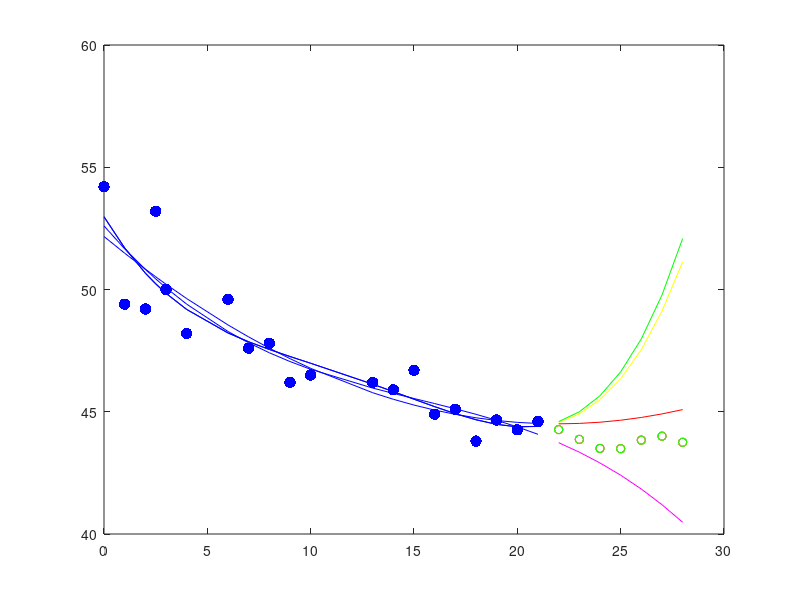

This figure's MATLAB source:
%% CTB1_400metree
% Fit of 1st, 2nd, 3rd, and 4th order polynomial to
% the 400 metre sprint data
% We will use 10-fold cross-validation to choose the 'best'
% polynomial order which has lowers error
clear all;close all;
%%
load olympics.mat
%% rescale data
% why do we have to rescale data? worked for first 3 orders
x = male400(:,1);
x = [x - x(1)];
x = [x]./x(2);
%%
xtrain = x(1:20,1); %attributes
ttrain= male400(1:20,2); %target labels
xtest = x(21:end,1); %attributes
ttest= male400(21:end,2); %target labels
plot(xtrain,ttrain,'bo')
hold on;
plot(xtest,ttest,'ro')
hold off;%%
%%
fc = ones(size(xtrain));
fc_test = ones(size(xtest));
X = [fc xtrain];
Xtest = [fc_test xtest];
%% compute model parameters
w = inv(X'*X)*X'*ttrain;
%% model predictions
mpred_test = w'*Xtest';
%%
compare = [ttest mpred_test' ttest-mpred_test'];
%%
plot(xtrain,ttrain,'b.','markersize', 25);
hold on;
plot(xtrain, w'*X','b');
plot(xtest,ttest,'ro');
plot(xtest,mpred_test,'red');
hold off;
%% Polynomial Order of 2
% Changing data to order of 2
X2 = [fc xtrain xtrain.^2];
Xtest2 = [fc_test xtest xtest.^2];
%% compute model parameters ^2
w2 = inv(X2'*X2)*X2'*ttrain; 
%% model predictions
mpred_test2 = w2'*Xtest2';
%%
compare2 = [ttest mpred_test2' ttest-mpred_test2'];
%%
plot(xtrain,ttrain,'b.','markersize', 25); %plotting training data as scatterplot (blue)
hold on;
plot(xtrain, w2'*X2','b'); % plotting line of best fit (2nd order) to training data (blue)
plot(xtest,ttest,'ro'); % plotting test data as scatterplot (red circles)
plot(xtest,mpred_test2,'red'); % plotting line of best fit (2nd order) to test data (red)
%% Polynomial Order of 3
% Changing data to order of 3
X3 = [X2 xtrain.^3];
Xtest3 = [Xtest2 xtest.^3];
%% compute model parameters ^3
w3 = inv(X3'*X3)*X3'*ttrain; 
%% model predictions
mpred_test3 = w3'*Xtest3';
%%
compare3 = [ttest mpred_test3' ttest-mpred_test3'];
%%
plot(xtrain,ttrain,'b.','markersize', 25); %plotting training data as scatterplot (blue)
hold on;
plot(xtrain, w3'*X3','b'); % plotting line of best fit (3rd order) to training data (blue)
plot(xtest,ttest,'mo'); % plotting test data as scatterplot (red circles)
plot(xtest,mpred_test3,'m'); % plotting line of best fit (3rd order) to test data (red)
%% Polynomial Order of 4
% Changing data to order of 4
X4 = [fc xtrain xtrain.^2 xtrain.^3 xtrain.^4];
Xtest4 = [fc_test xtest xtest.^2 xtest.^3 xtest.^4];
%% compute model parameters ^4
w4 = inv(X4'*X4)*X4'*ttrain; 
%% model predictions
mpred_test4 = w4'*Xtest4';
%%
compare4 = [ttest mpred_test4' ttest-mpred_test4'];
%%
plot(xtrain,ttrain,'b.','markersize', 25); %plotting training data as scatterplot (blue)
hold on;
plot(xtrain, w4'*X4','b'); % plotting line of best fit (4th order) to training data (blue)
plot(xtest,ttest,'yo'); % plotting test data as scatterplot (red circles)
plot(xtest,mpred_test4,'y'); % plotting line of best fit (4th order) to test data (red)
%% Polynomial Order of 5
% Changing data to order of 5
X5 = [fc xtrain xtrain.^2 xtrain.^3 xtrain.^4 xtrain.^5];
Xtest5 = [fc_test xtest xtest.^2 xtest.^3 xtest.^4 xtest.^5];
%% compute model parameters ^4
w5 = inv(X5'*X5)*X5'*ttrain; 
%% model predictions
mpred_test5 = w5'*Xtest5';
%%
compare5 = [ttest mpred_test5' ttest-mpred_test5'];
%%
plot(xtrain,ttrain,'b.','markersize', 25); %plotting training data as scatterplot (blue)
hold on;
plot(xtrain, w5'*X5','b'); % plotting line of best fit (4th order) to training data (blue)
plot(xtest,ttest,'go'); % plotting test data as scatterplot (red circles)
plot(xtest,mpred_test5,'g'); % plotting line of best fit (4th order) to test data (red)
set(gca,'Color',[0.5 0.5 0.5]);